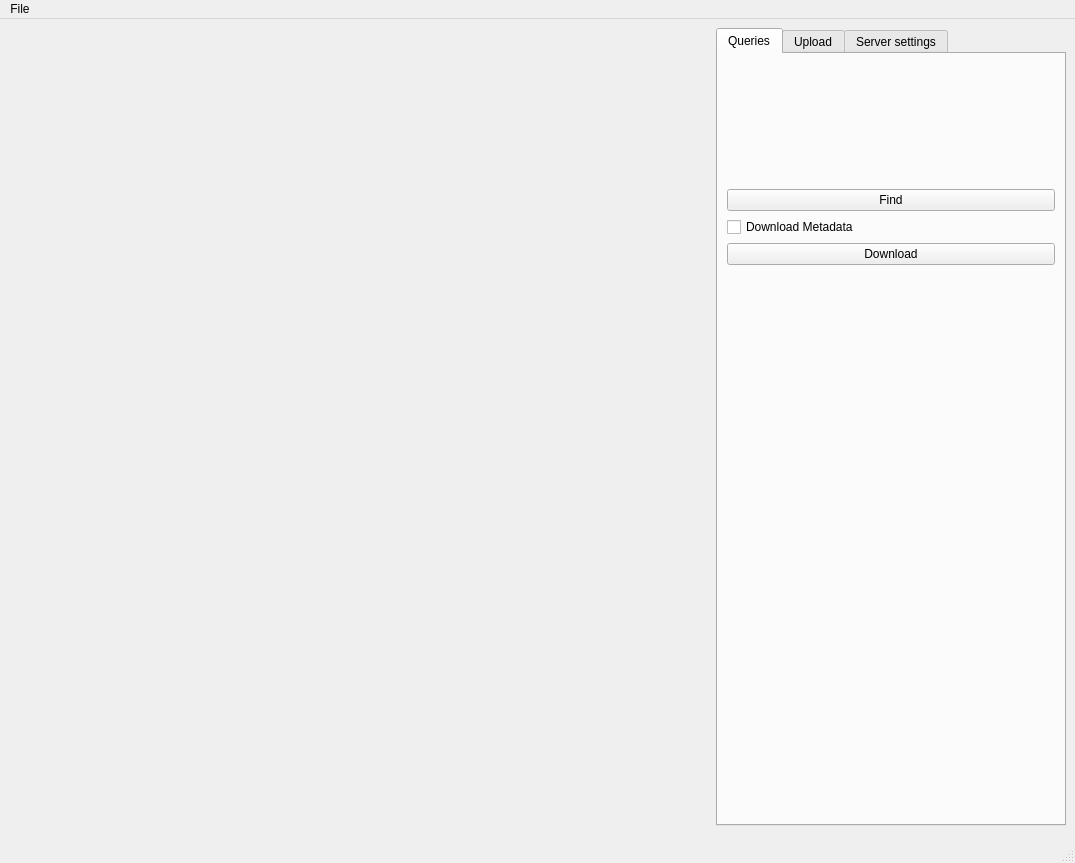
<?xml version="1.0" encoding="UTF-8"?>
<ui version="4.0">
 <class>Demo</class>
 <widget class="QMainWindow" name="Demo">
  <property name="geometry">
   <rect>
    <x>0</x>
    <y>0</y>
    <width>1075</width>
    <height>863</height>
   </rect>
  </property>
  <property name="font">
   <font>
    <pointsize>9</pointsize>
   </font>
  </property>
  <property name="windowTitle">
   <string>QtShanoir Demo</string>
  </property>
  <property name="windowIcon">
   <iconset resource="../Resources/qtshanoir.qrc">
    <normaloff>:/Images/logo.shanoir.64x64.png</normaloff>:/Images/logo.shanoir.64x64.png</iconset>
  </property>
  <widget class="QWidget" name="centralwidget">
   <layout class="QGridLayout" name="gridLayout">
    <item row="0" column="0">
     <widget class="QtShanoirTreeWidget" name="treeWidget" native="true">
      <property name="sizePolicy">
       <sizepolicy hsizetype="Expanding" vsizetype="Expanding">
        <horstretch>0</horstretch>
        <verstretch>0</verstretch>
       </sizepolicy>
      </property>
      <property name="minimumSize">
       <size>
        <width>500</width>
        <height>0</height>
       </size>
      </property>
     </widget>
    </item>
    <item row="0" column="1">
     <layout class="QVBoxLayout" name="verticalLayout">
      <item>
       <widget class="QTabWidget" name="tabWidget">
        <property name="maximumSize">
         <size>
          <width>350</width>
          <height>16777215</height>
         </size>
        </property>
        <property name="tabPosition">
         <enum>QTabWidget::North</enum>
        </property>
        <property name="tabShape">
         <enum>QTabWidget::Rounded</enum>
        </property>
        <property name="currentIndex">
         <number>0</number>
        </property>
        <widget class="QWidget" name="tabQueries">
         <attribute name="title">
          <string>Queries</string>
         </attribute>
         <layout class="QGridLayout" name="gridLayout_4">
          <item row="0" column="0">
           <widget class="QtShanoirSearchWidget" name="searchWidget" native="true">
            <property name="minimumSize">
             <size>
              <width>0</width>
              <height>120</height>
             </size>
            </property>
           </widget>
          </item>
          <item row="1" column="0">
           <widget class="QPushButton" name="findButton">
            <property name="maximumSize">
             <size>
              <width>350</width>
              <height>27</height>
             </size>
            </property>
            <property name="text">
             <string>Find</string>
            </property>
            <property name="icon">
             <iconset resource="../Resources/qtshanoir.qrc">
              <normaloff>:/Images/search.22x22.png</normaloff>:/Images/search.22x22.png</iconset>
            </property>
           </widget>
          </item>
          <item row="2" column="0">
           <widget class="QCheckBox" name="metadataCheckBox">
            <property name="text">
             <string>Download Metadata</string>
            </property>
           </widget>
          </item>
          <item row="3" column="0">
           <widget class="QPushButton" name="downloadButton">
            <property name="maximumSize">
             <size>
              <width>350</width>
              <height>27</height>
             </size>
            </property>
            <property name="text">
             <string>Download</string>
            </property>
            <property name="icon">
             <iconset resource="../Resources/qtshanoir.qrc">
              <normaloff>:/Images/downloadNifti.16x16.png</normaloff>:/Images/downloadNifti.16x16.png</iconset>
            </property>
           </widget>
          </item>
          <item row="4" column="0">
           <spacer name="verticalSpacer_3">
            <property name="orientation">
             <enum>Qt::Vertical</enum>
            </property>
            <property name="sizeHint" stdset="0">
             <size>
              <width>20</width>
              <height>391</height>
             </size>
            </property>
           </spacer>
          </item>
         </layout>
        </widget>
        <widget class="QWidget" name="tabUpload">
         <attribute name="title">
          <string>Upload</string>
         </attribute>
         <layout class="QGridLayout" name="gridLayout_5">
          <item row="0" column="0">
           <widget class="QtShanoirUploadWidget" name="uploadWidget" native="true">
            <property name="minimumSize">
             <size>
              <width>0</width>
              <height>50</height>
             </size>
            </property>
           </widget>
          </item>
          <item row="1" column="0">
           <spacer name="verticalSpacer_4">
            <property name="orientation">
             <enum>Qt::Vertical</enum>
            </property>
            <property name="sizeHint" stdset="0">
             <size>
              <width>20</width>
              <height>553</height>
             </size>
            </property>
           </spacer>
          </item>
         </layout>
        </widget>
        <widget class="QWidget" name="tabSettings">
         <attribute name="title">
          <string>Server settings</string>
         </attribute>
         <layout class="QGridLayout" name="gridLayout_2">
          <item row="0" column="0">
           <widget class="QtShanoirSettingsWidget" name="settingsWidget" native="true">
            <property name="sizePolicy">
             <sizepolicy hsizetype="MinimumExpanding" vsizetype="Preferred">
              <horstretch>0</horstretch>
              <verstretch>0</verstretch>
             </sizepolicy>
            </property>
            <property name="minimumSize">
             <size>
              <width>240</width>
              <height>130</height>
             </size>
            </property>
            <property name="maximumSize">
             <size>
              <width>350</width>
              <height>152</height>
             </size>
            </property>
            <property name="font">
             <font>
              <pointsize>9</pointsize>
             </font>
            </property>
           </widget>
          </item>
          <item row="1" column="0">
           <spacer name="verticalSpacer_2">
            <property name="orientation">
             <enum>Qt::Vertical</enum>
            </property>
            <property name="sizeHint" stdset="0">
             <size>
              <width>20</width>
              <height>473</height>
             </size>
            </property>
           </spacer>
          </item>
         </layout>
        </widget>
       </widget>
      </item>
      <item>
       <widget class="QtShanoirProgressWidget" name="progressWidget" native="true">
        <property name="maximumSize">
         <size>
          <width>300</width>
          <height>16777215</height>
         </size>
        </property>
       </widget>
      </item>
     </layout>
    </item>
   </layout>
  </widget>
  <widget class="QMenuBar" name="menubar">
   <property name="geometry">
    <rect>
     <x>0</x>
     <y>0</y>
     <width>1075</width>
     <height>25</height>
    </rect>
   </property>
   <widget class="QMenu" name="menuFile">
    <property name="title">
     <string>File</string>
    </property>
    <addaction name="actionQuit"/>
   </widget>
   <addaction name="menuFile"/>
  </widget>
  <widget class="QStatusBar" name="statusbar"/>
  <action name="actionQuit">
   <property name="checkable">
    <bool>false</bool>
   </property>
   <property name="icon">
    <iconset resource="../Resources/qtshanoir.qrc">
     <normaloff>:/Images/quit.svg</normaloff>:/Images/quit.svg</iconset>
   </property>
   <property name="text">
    <string>Quit</string>
   </property>
   <property name="iconVisibleInMenu">
    <bool>true</bool>
   </property>
  </action>
 </widget>
 <customwidgets>
  <customwidget>
   <class>QtShanoirTreeWidget</class>
   <extends>QWidget</extends>
   <header location="global">QtShanoirTreeWidget.h</header>
   <container>1</container>
  </customwidget>
  <customwidget>
   <class>QtShanoirSettingsWidget</class>
   <extends>QWidget</extends>
   <header location="global">QtShanoirSettingsWidget.h</header>
   <container>1</container>
  </customwidget>
  <customwidget>
   <class>QtShanoirProgressWidget</class>
   <extends>QWidget</extends>
   <header location="global">QtShanoirProgressWidget.h</header>
   <container>1</container>
  </customwidget>
  <customwidget>
   <class>QtShanoirSearchWidget</class>
   <extends>QWidget</extends>
   <header location="global">QtShanoirSearchWidget.h</header>
   <container>1</container>
  </customwidget>
  <customwidget>
   <class>QtShanoirUploadWidget</class>
   <extends>QWidget</extends>
   <header location="global">QtShanoirUploadWidget.h</header>
   <container>1</container>
  </customwidget>
 </customwidgets>
 <resources>
  <include location="../Resources/qtshanoir.qrc"/>
 </resources>
 <connections>
  <connection>
   <sender>actionQuit</sender>
   <signal>activated()</signal>
   <receiver>Demo</receiver>
   <slot>close()</slot>
   <hints>
    <hint type="sourcelabel">
     <x>-1</x>
     <y>-1</y>
    </hint>
    <hint type="destinationlabel">
     <x>383</x>
     <y>248</y>
    </hint>
   </hints>
  </connection>
 </connections>
</ui>
